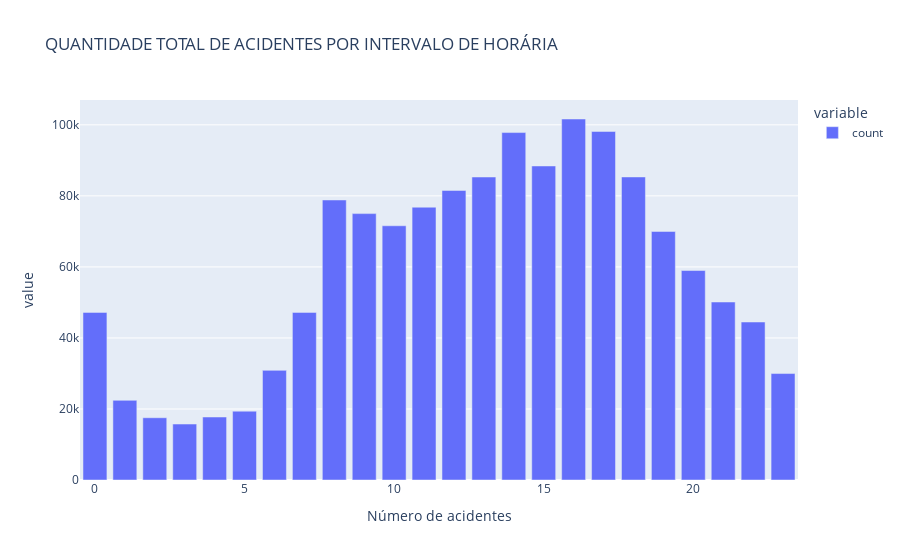

Here is the notebook cell this chart was saved with:
### Code cell
fig2 = px.bar(frequencia_acidentes_horario,
                    title = 'QUANTIDADE TOTAL DE ACIDENTES POR INTERVALO DE HORÁRIA',
                    orientation = 'v',
                    labels={
                        "index" : 'Faixa horária',
                        "CRASH TIME TOTAL MINUTOS" : 'Número de acidentes'
                    })
#fig2.update_layout(yaxis_title_text = '')
fig2.show()

### Figure 1 — Plotly figure (JSON) as saved in the notebook; plotly's stock layout.template omitted (floating-point values rounded to 4 significant figures)
{"data": [{"alignmentgroup": "True", "hovertemplate": "variable=count<br>Número de acidentes=%{x}<br>value=%{y}<extra></extra>", "legendgroup": "count", "marker": {"color": "#636efa", "pattern": {"shape": ""}}, "name": "count", "offsetgroup": "count", "orientation": "v", "showlegend": true, "textposition": "auto", "type": "bar", "x": [16, 17, 14, 15, 18, 13, 12, 8, 11, 9, 10, 19, 20, 21, 0, 7, 22, 6, 23, 1, 5, 4, 2, 3], "xaxis": "x", "y": [101645, 98141, 97825, 88416, 85328, 85311, 81533, 78840, 76815, 75007, 71581, 69987, 58983, 50119, 47197, 47193, 44486, 30871, 29971, 22430, 19380, 17740, 17529, 15754], "yaxis": "y"}], "layout": {"barmode": "relative", "legend": {"title": {"text": "variable"}, "tracegroupgap": 0}, "title": {"text": "QUANTIDADE TOTAL DE ACIDENTES POR INTERVALO DE HORÁRIA"}, "xaxis": {"anchor": "y", "domain": [0, 1], "title": {"text": "Número de acidentes"}}, "yaxis": {"anchor": "x", "domain": [0, 1], "title": {"text": "value"}}}}
